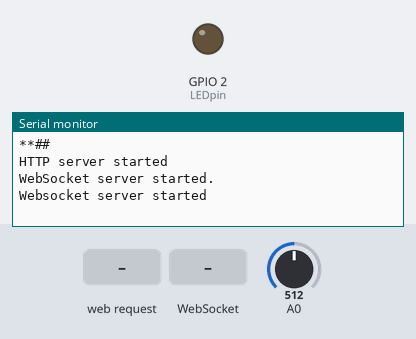
Simulated run of this program. Board: ESP8266 (NodeMCU). Parts: output pins drawn as LEDs (lit = HIGH), the last lines printed to the serial monitor. The inputs (shaded band) are chosen by the test bench; at power-on: A0 = 512. Pins used as bus, display or sensor lines are not drawn.

Above: at 1.4 s.
1.5 s: HTTP request GET / received
At 2.7 s:
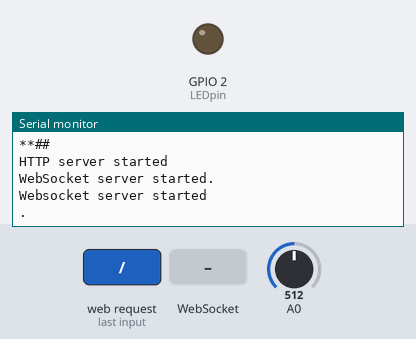
3.0 s: WebSocket text "1" received
At 3.5 s:
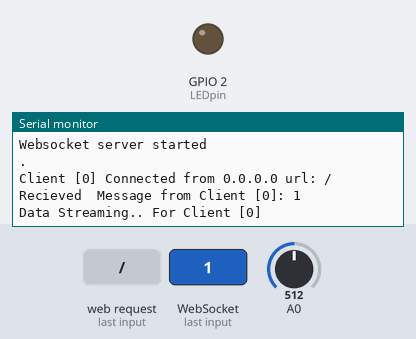
4.5 s: HTTP request GET /accel received
At 4.9 s:
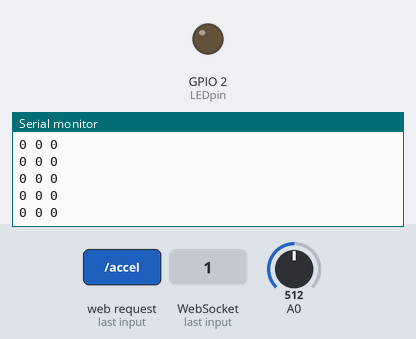
6.0 s: WebSocket text "0" received
At 6.7 s:
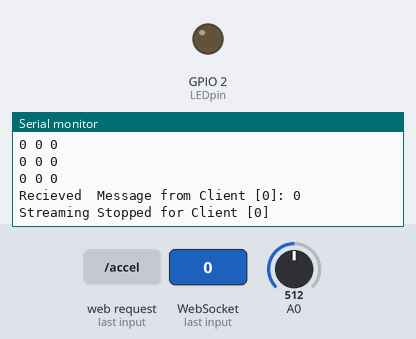

The program:

main.cpp
```cpp
#include <Arduino.h>
#include <ESP8266WiFi.h>
#include <ESP8266WebServer.h>
#include <WebSocketsServer.h>
#include "my_config.h"
#include "my_handlers.h"
#include "mapping_sensor.h"
// #include "pressure_matrix.h"

bool NUM[MaxClients] = {false};
int numClients = 0;
const long BAUDRATE = 9600;


// -------------------------------------SETUP----------------------------------

void setup()
{
	//Serial DEBUG
	Serial.begin(BAUDRATE);
	pinMode(LEDpin, OUTPUT);
	// digitalWrite(LEDpin, HIGH);
	Serial.println("**##");
	digitalWrite(LEDpin, LOW);

	for (int i = 0; i < A_sel_N; i++)
		pinMode(A_mux_sel[i], OUTPUT);
	for (int i = 0; i < D_sel_N; i++)
		pinMode(D_mux_sel[i], OUTPUT);

	// //Mux Signal Pins
	// // pinMode(A_SIG,INPUT_PULLUP);
	// pinMode(D_SIG,OUTPUT);

	// //Mux Enable Pins
	// // pinMode(D_EN,OUTPUT);
	// // pinMode(A_EN,OUTPUT);
	// digitalWrite(D_SIG,D_SIG_OFF);
	// // digitalWrite(A_EN,EN_ON);
	// // digitalWrite(D_EN,EN_ON);


	//configure the Acesspoint with SSID and PASSWORD
	WiFi.softAP(ssid, password);

	//Configure the local_IP of the ESP (Important since we are using Static IP)
	WiFi.softAPConfig(local_ip, gateway, subnet);

	//Handle Root
	server.on("/", []() {server.send_P(200,"text/html",webpage);Serial.println("."); }); //send_P for the var defined in flash memory

	server.on("/accel", getAccelData);

	server.onNotFound(handle_NotFound);

	//Starting the HTTP server

	server.begin();
	Serial.println("HTTP server started");

	startWebSocket(); // Start a WebSocket server
	Serial.println("Websocket server started");

	delay(100);
}

//===============================LOOP===========================================
void loop()
{
	webSocket.loop();
	server.handleClient();
	delay(100);
	startSending();
}
```

mapping_sensor.h
```cpp
# pragma once
#include <Arduino.h>
// ++++++++ SENSOR CONFIG ++++++++++++++
static const int A_mux_sel[] = {5, 4, 14, 12};
static const int D_mux_sel[] = {13, 15, 16, 9};

//Number of Analog and Digital mux select Pins
const int A_sel_N = 4;
const int D_sel_N = 4;

//Number of Rows And Columns
const int N_ROWS = 5;
const int N_COLS = 5;

//-----------------------------------------------

//Analog  and Digital <signal pins>
static const int A_SIG = 10	;
static const int D_SIG = 3;

//Analog  and Digital <Enable Pins>
// static const int A_EN = 11;
// static const int D_EN = 12;

//MUX Enable
#define EN_ON 0
#define EN_OFF 1

//MUX D_SIG
#define D_SIG_ON 0
#define D_SIG_OFF 1
//----------HELPERS---------------------

void set_mux_sel(const int mux[],int N_pins,int val){
	/*Sets the mux select pins using binary representation of val
		Example 12 => 1100 in binary
	*/
    //Ensure val < 2**N_pins -1
	for (int i=0;i<N_pins;i++){
		digitalWrite(mux[i],(val >> i)%2);
	}
}

void readValues(String &values,int n_rows=N_ROWS,int n_cols=N_COLS){
	for (int r=0;r<n_rows;r++){

		//Set the row number
		set_mux_sel(D_mux_sel,D_sel_N,r);

		//Enable The Digital Mux

		//Activate RoW
		digitalWrite(D_SIG,D_SIG_ON);

		for (int c=0;c<n_cols;c++){
			//Set the col number
			set_mux_sel(A_mux_sel,A_sel_N,c);

			//READ CUR  ROW X COLUMN
			long value= analogRead(A_SIG);
            values+=String(value);
            values+=" ";

			// val = min(MN_THRESHOLD,val);
			// val*=SENSITIVITY;

		} // Col Done
		//Deactivate Row
		digitalWrite(D_SIG,D_SIG_OFF);
        values+="\n";
		// //Disable the Two Muxes
		// digitalWrite(D_EN,EN_OFF);
		// digitalWrite(D_EN,EN_OFF);
	}//Row Done
}
```

my_handlers.h
```cpp
/*
filename: my_handlers.h
This file contains the handler Functions required by main.cpp
*/
#pragma once
#include "my_config.h"
#include "mapping_sensor.h"

#define MaxClients 1
extern bool NUM [MaxClients] ;
extern int  numClients ;
// extern void readValues(String&,int=0,int=0);
// When a WebSocket message is received
void webSocketEvent(uint8_t num, WStype_t type, uint8_t *payload, size_t length)
{
	switch (type)
	{
		Serial.print("webSocketEventType:");
		Serial.println(type);
	case WStype_DISCONNECTED: // if the websocket is disconnected
		Serial.printf("Client [%u] Disconnected!\n", num);
		NUM[num] = false;
		numClients -=1;
		break;
	case WStype_CONNECTED:

		// if a new websocket connection is established
		numClients+=1;
		if (num >= MaxClients)
		{
			webSocket.sendTXT(num, "Connection limit Exceeded!");
			webSocket.disconnect(num);
		}else
		{
			IPAddress ip = webSocket.remoteIP(num);
			Serial.printf("Client [%u] Connected from %d.%d.%d.%d url: %s\n", num, ip[0], ip[1], ip[2], ip[3], payload);
			NUM[num] = false;
		}

	break;
	case WStype_TEXT: // if new text / bin data is received
	case WStype_BIN:
		Serial.printf("Recieved  Message from Client [%u]: %s\n", num, payload);
		NUM[num] = !NUM[num];
		if (NUM[num])
		{
			Serial.printf("Data Streaming.. For Client [%u]\n", num);
		}
		else
		{
			Serial.printf("Streaming Stopped for Client [%u]\n", num);
		}
		break;
	case WStype_ERROR:
		Serial.println("AN error Occured!");
		break;
	case WStype_PING:
		Serial.println("WStype_PING");
		break;
	case WStype_PONG:
		Serial.println("WStype_PONG a PONG");
		break;
	case WStype_FRAGMENT_TEXT_START:
		Serial.println("WStype_FRAGMENT_TEXT_START");
		break;
	case WStype_FRAGMENT_BIN_START:
		Serial.println("WStype_FRAGMENT_BIN_START");
		break;
	case WStype_FRAGMENT_FIN:
		Serial.println("WStype_FRAGMENT_FIN");
		break;
	case WStype_FRAGMENT:
		Serial.println("WStype_FRAGMENT");
		break;
	}


}
void startSending()
{
	if (numClients>0)
	{
		String buffer;
		// accelSensor.getAcceleration(&accelerometer_x, &accelerometer_y, &accelerometer_z);
		// String payload = String(accelerometer_x) + " " + String(accelerometer_y) + " " + String(accelerometer_z) + "\n";
		readValues(buffer);

		//handle all clients..
		for (int i = 0; i < MaxClients; i++)
		{
			yield();
			if (NUM[i])
			{
				webSocket.sendTXT(i,buffer );
			}
		}
	}
}


void startWebSocket()
{									   // Start a WebSocket server
	webSocket.begin();				   // start the websocket server
	webSocket.onEvent(webSocketEvent); // if there's an incomming websocket message, go to function 'webSocketEvent'
	delay(100);
	Serial.println();
	Serial.println("WebSocket server started.");
}


void toggleLed()
{
	digitalWrite(LEDpin, !digitalRead(LEDpin));
}


void getLedState()
{
	toggleLed();
	String led_state = digitalRead(LEDpin) ? "ON" : "OFF";
	server.send(200, "text/plain", led_state);
}

// void hand
void getAccelData()
{
	String data;
	//Getting the accel data
	for (int i = 0; i < 5; i++)
	{
		delay(10);
		data += String(accelerometer_x) + " " + String(accelerometer_y) + " " + String(accelerometer_z) + "\n";
	}
	server.send(200, "text/plain", data);
	Serial.println(data);
}

// 404
void handle_NotFound()
{
	Serial.println("404 Error.");
	server.send(404, "text/plain", "Not found");
}
```

my_config.h
```cpp
/*
filename: my_config.h
This file contains the Configuration settings that is used in main.cpp
*/
#pragma once
#include <Arduino.h>
#include <ESP8266WiFi.h>
#include <ESP8266WebServer.h>
#include <WebSocketsServer.h>
// +++++ PIN SETTINGS +++++

uint8_t LEDpin = LED_BUILTIN;

bool LED1status = LOW;


// +++++ WIFI Settings +++++
/* Put your access point SSID & Password */
const char *ssid = "NodeMCU";	   // Enter SSID here
const char *password = "12345678"; //Enter Password here


/* Put IP Address details */
IPAddress local_ip(192, 168, 10, 1); //The ip you'' use to connect..

IPAddress gateway(192, 168, 1, 1);

IPAddress subnet(255, 255, 255, 0);


WebSocketsServer webSocket(81); // create a websocket server on port 81

ESP8266WebServer server(80);


//++++ SENSOR SETTINGS +++++
const int MPU_ADDR = 0x68; // I2C address of the MPU-6050. If AD0 pin is set to HIGH, the I2C address will be 0x69.

int16_t accelerometer_x=0, accelerometer_y=0, accelerometer_z=0; // variables for accelerometer raw data

int16_t gyro_x, gyro_y, gyro_z;							   // variables for gyro raw data

int16_t temperature;


bool streamData = false;
//The Home Page.. This is a multiline String Literal

const char webpage[] PROGMEM = R"=====(
<!DOCTYPE html>
<html>
<head>
	<meta name='viewport' content='width=device-width, initial-scale=1.0, user-scalable=no'>
</head>
<body>
	<p>LED state : <span id='ledState'>__</span></p>
	<button onclick='myFunction()'>CheckConnection</button>
	<button onclick='toggleStream()'>ToggleStream</button>
	<button onclick='stopSending()'>Stop</button>
</body>
<script>
	var socket= new WebSocket('ws://192.168.10.1:81');
	socket.onopen = function (event){socket.onmessage = function (event){console.log(event.data);}}
	function myFunction(){
		console.log('Button Clicked!');
			var xhr = new XMLHttpRequest();
			var url = 'http://192.168.10.1/accel';
			xhr.onreadystatechange = function(){
				if (xhr.readyState == 4 && xhr.status == 200){
					console.log(xhr.responseText);
					document.getElementById('ledState').innerHTML = xhr.responseText;
				}
			};
			xhr.open('GET',url,true);
			xhr.send();
	}
	function toggleStream(){
		if (socket.readyState == socket.CLOSED){
			socket = new WebSocket('ws://192.168.10.1:81');
			socket.onopen = function (event){socket.send('start');socket.onmessage = function (event){console.log(event.data);}}
		}
		if (socket.readyState==socket.OPEN)
			socket.send('stop');
	}
	function stopSending(){
		if (socket.readyState == socket.CLOSED){
			console.log('Already closed..!')
		}else if (socket.readyState == socket.OPEN){
			socket.close();
		}
	}
	document.addEventListener('DOMContentLoaded',myFunction,false);
</script>
</html>
)=====";
```

Measured:
- after the input at 1.5 s, the serial monitor: prints a new line at once (image 1)
- after the input at 3.0 s, the serial monitor: prints a new line at once (image 2)
- after the input at 4.5 s, the serial monitor: prints a new line after 0.06 s (image 3)
- after the input at 6.0 s, the serial monitor: prints a new line at once (image 4)
